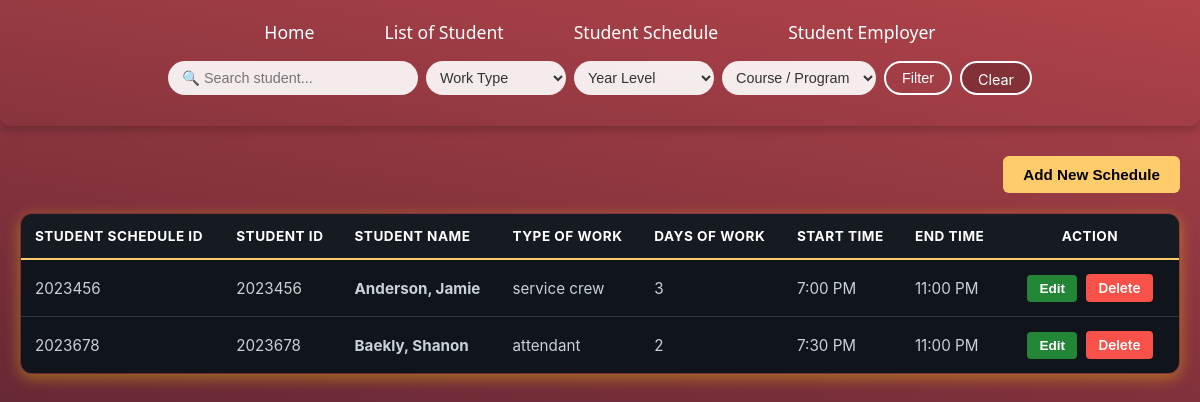
Page /schedule.php on the committed database.
### tables this page shows
CREATE TABLE `schedule` (
  `id` int(11) NOT NULL,
  `schedule_id` int(11) NOT NULL,
  `student_id` int(11) NOT NULL,
  `type` varchar(125) NOT NULL,
  `day_of_week` int(11) NOT NULL,
  `start_time` text NOT NULL,
  `end_time` text NOT NULL
);

CREATE TABLE `student_registration` (
  `id` int(11) NOT NULL,
  `student_id` int(11) NOT NULL,
  `fname` varchar(125) NOT NULL,
  `lname` varchar(125) NOT NULL,
  `course_section` varchar(125) NOT NULL,
  `year_level` int(11) NOT NULL
);

### schedule.php (the view, shortened to what this page needs)
<?php
include 'header.php';
?>
<!DOCTYPE html>
<html lang="en">
<head>
</head>
<body>
<div class="container-box">
    <div class="action-bar">
        <button id="open_modal">Add New Schedule</button>
    </div>
    <table>
        <thead>
            <tr>
                <th>Student Schedule ID</th>
                <th>Student ID</th>
                <th>Student Name</th>
                <th>Type of Work</th>
                <th>Days of Work</th>
                <th>Start Time</th>
                <th>End Time</th>
                <th style="text-align: center; width: 150px;">Action</th>
            </tr>
        </thead>
        <tbody>
            <?php
            $query_str = "SELECT s.*, r.fname, r.lname
                          FROM schedule s
                          LEFT JOIN student_registration r ON s.student_id = r.student_id";
            $rs2 = $cn->query($query_str);
            if($rs2 && $rs2->num_rows > 0){
                while($row = $rs2->fetch_array()){
                    $fullname = $row['lname'] . ", " . $row['fname'];
                    ?>
                    <tr>
                        <td><?= htmlspecialchars($row['schedule_id']) ?></td>
                        <td><?= htmlspecialchars($row['student_id']) ?></td>
                        <td><strong><?= htmlspecialchars($fullname) ?></strong></td>
                        <td><?= htmlspecialchars($row['type']) ?></td>
                        <td><?= htmlspecialchars($row['day_of_week']) ?></td>
                        <td><?= date("g:i A", strtotime($row['start_time'])) ?></td>
                        <td><?= date("g:i A", strtotime($row['end_time'])) ?></td>
                        <td style="text-align: center;">
                            <button class="btn-edit-trigger"
                                    data-id="<?= $row['id'] ?>"
                                    data-scid="<?= $row['schedule_id'] ?>"
                                    data-fullname="<?= htmlspecialchars($fullname) ?>"
                                    data-sid="<?= $row['student_id'] ?>"
                                    data-type="<?= htmlspecialchars($row['type']) ?>"
                                    data-dow="<?= $row['day_of_week'] ?>"
                                    data-st="<?= $row['start_time'] ?>"
                                    data-et="<?= $row['end_time'] ?>">
                                Edit
                            </button>
                            <a onclick="return confirm('Are you sure you want to delete this schedule?')" href="delete-schedule.php?id=<?= $row['id'] ?>" id="delete">Delete</a>
                        </td>
                    </tr>
                    <?php
                }
            } else {
                echo "<tr><td colspan='8' class='no-records'>No active schedules found in database logs.</td></tr>";
            }
            ?>
        </tbody>
    </table>
</div>
</body>
</html>

### header.php (shortened to what this page needs)
<?php
$search = isset($_GET['search']) ? $_GET['search'] : '';
?>
<header id="head">
    <div class="nav-row">
        <a href="home.php" class="nav">Home</a>
        <a href="student-table.php" class="nav">List of Student</a>
        <a href="schedule.php" class="nav">Student Schedule</a>
        <a href="employer.php" class="nav">Student Employer</a>
    </div>
    <form method="GET" action="student-table.php" class="filter-row">
        <input type="text" name="search" placeholder="🔍 Search student..." value="<?= htmlspecialchars($search) ?>">
        <select name="filter_type">
            <option value="">Work Type</option>
        </select>
        <select name="filter_year">
            <option value="">Year Level</option>
        </select>
        <select name="filter_course">
            <option value="">Course / Program</option>
        </select>
        <button type="submit">Filter</button>
        <a href="student-table.php" class="clear-btn">Clear</a>
    </form>
</header>

### header.php (style rules this page uses)
body { margin: 0; padding: 0; background-color: #161620; }
#head { padding: 15px 25px; border-radius: 0 0 10px 10px; box-shadow: 0 4px 10px rgba(0,0,0,0.2); display: flex; flex-direction: column; align-items: center; gap: 10px; }
.nav-row { display: flex; justify-content: center; gap: 10px; }
.nav { color: white; font-family: 'Segoe UI', Arial, sans-serif; font-size: 1.1em; font-weight: 500; text-decoration: none; margin: 0 20px; padding: 5px 10px; transition: all 0.3s ease; border-bottom: 2px solid transparent; }
.filter-row { display: flex; flex-wrap: wrap; justify-content: center; align-items: center; gap: 8px; }
.filter-row input[type="text"], .filter-row select, .filter-row button, .filter-row .clear-btn { height: 34px; box-sizing: border-box; font-size: 0.9em; border-radius: 20px; }
.filter-row input[type="text"] { padding: 0 14px; border: none; outline: none; background: rgba(255,255,255,0.9); color: #333; min-width: 250px; }
.filter-row select { padding: 0 10px; border: none; outline: none; background: rgba(255,255,255,0.9); color: #333; min-width: 140px; cursor: pointer; }
.filter-row button { padding: 0 16px; border: 2px solid white; background: transparent; color: white; cursor: pointer; transition: 0.3s; }
.clear-btn { padding: 0 16px; line-height: 34px; border: 2px solid white; background: rgba(0,0,0,0.2); color: white; cursor: pointer; text-decoration: none; transition: 0.3s; display: inline-block; }

### schedule.php (style rules this page uses)
:root { --bg: #0d1117; --surface: #161b22; --border: #30363d; --text: #c9d1d9; --text-muted: #8b949e; --accent: #58a6ff; --accent-hover: #1f6feb; --danger: #f85149; --danger-hover: #da3633; --success: #238636; --success-hover: #2ea043; --radius: 12px; }
body { margin: 0; padding: 0; min-height: 100vh; color: var(--text); font-family: -apple-system, BlinkMacSystemFont, "Segoe UI", Roboto, sans-serif; -webkit-font-smoothing: antialiased; background-image: linear-gradient(10deg, #06090f, #08061a, #ff5f5f); background-size: 400% 400%; animation: movingGradient 15s ease infinite; background-attachment: fixed; }
.container-box { max-width: 1200px; margin: 30px auto; padding: 0 20px; }
.action-bar { display: flex; justify-content: flex-end; margin-bottom: 20px; }
#open_modal { background-color: #ffcc6c; color: black; border: none; padding: 10px 20px; border-radius: 6px; font-size: 0.95em; font-weight: bold; cursor: pointer; transition: background 0.2s; }
table { border-collapse: collapse; width: 100%; text-align: left; box-shadow: 0 4px 15px rgba(255, 209, 3, 0.4); border-radius: var(--radius); overflow: hidden; border: 1px solid #ffcc6c; }
th { background-color: var(--surface); border-bottom: 2px solid #ffcc6c; padding: 14px; color: white; font-size: 0.85rem; text-transform: uppercase; letter-spacing: 0.5px; }
td { border-bottom: 1px solid var(--border); padding: 14px; color: var(--text); background-color: #10141b; font-size: 0.95rem; }
.btn-edit-trigger { background-color: var(--success); color: white; padding: 6px 12px; border-radius: 4px; text-decoration: none; margin-right: 5px; font-size: 0.85rem; font-weight: 600; display: inline-block; border: none; cursor: pointer; }
#delete { background-color: var(--danger); color: white; padding: 6px 12px; border-radius: 4px; text-decoration: none; font-size: 0.85rem; font-weight: 600; display: inline-block; }

### rows in the picture
schedule: schedule "2023456", student "2023456", student_registration.lname+fname "Anderson, Jamie", type "service crew", day_of_week "3", start_time "7:00 PM", end_time "11:00 PM"
schedule: schedule "2023678", student "2023678", student_registration.lname+fname "Baekly, Shanon", type "attendant", day_of_week "2", start_time "7:30 PM", end_time "11:00 PM"
